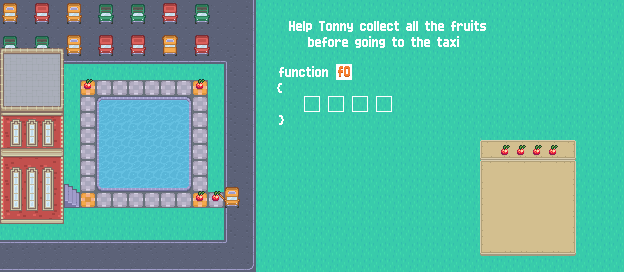

Below is a game level as drawn by its tile map, then a one-line description and the .tmx that defines it (tile-layer data replaced by summaries):
An orthogonal 39x17 tile map with 16x16 px tiles, 26 tile layers (info, background, text, path, ...), 2 hidden layers not drawn, 2 tilesets and 19 objects (grass1, grass2, grass3, grass4, grass5, ...).

<map version="1.2" tiledversion="2020.01.22" orientation="orthogonal" renderorder="right-down" compressionlevel="-1" width="39" height="17" tilewidth="16" tileheight="16" infinite="0" nextlayerid="42" nextobjectid="27">
 <editorsettings>
  <export target="5.lua" format="lua" />
 </editorsettings>
 <tileset firstgid="1" name="test" tilewidth="16" tileheight="16" tilecount="486" columns="27">
  <image source="../tileset/Tilemap/test.png" width="432" height="288" />
 </tileset>
 <tileset firstgid="487" name="functionsTextTiles" tilewidth="16" tileheight="16" tilecount="900" columns="30">
  <image source="../graphics/functionsTextTiles.png" width="480" height="480" />
 </tileset>
 <layer id="26" name="info" width="39" height="17">
  <properties>
   <property name="F0" type="int" value="4" />
   <property name="F1" type="int" value="0" />
   <property name="blueTile" type="bool" value="false" />
   <property name="door" type="bool" value="true" />
   <property name="face" value="right" />
   <property name="fruit" type="bool" value="true" />
   <property name="fruitsTotal" type="int" value="4" />
   <property name="grass" type="bool" value="true" />
   <property name="greyTile" type="bool" value="false" />
   <property name="numFunc" type="int" value="1" />
   <property name="totalSize" type="int" value="4" />
   <property name="yellowTile" type="bool" value="true" />
  </properties>
  <data>[663 cells, 0 non-empty, 0 distinct tile ids]</data>
 </layer>
 <layer id="1" name="background" width="39" height="17">
  <data>[663 cells, 663 non-empty, 3 distinct tile ids]</data>
 </layer>
 <layer id="21" name="text" width="39" height="17">
  <data>[663 cells, 65 non-empty, 62 distinct tile ids]</data>
 </layer>
 <layer id="41" name="text" width="39" height="17" visible="0" offsetx="8.47576" offsety="0.0191919">
  <data>[663 cells, 2 non-empty, 1 distinct tile ids]</data>
 </layer>
 <layer id="2" name="path" width="39" height="17">
  <data>[663 cells, 31 non-empty, 3 distinct tile ids]</data>
 </layer>
 <layer id="22" name="yellowTile1" width="39" height="17">
  <data>[663 cells, 1 non-empty, 1 distinct tile ids]</data>
 </layer>
 <layer id="33" name="buttonsSecondRow" width="39" height="17">
  <properties>
   <property name="blue" value="blueTile" />
   <property name="yellow" value="yellowTile" />
  </properties>
  <data>[663 cells, 0 non-empty, 0 distinct tile ids]</data>
 </layer>
 <layer id="34" name="buttonsThirdRow" width="39" height="17">
  <properties>
   <property name="paint" value="paint grey" />
  </properties>
  <data>[663 cells, 0 non-empty, 0 distinct tile ids]</data>
 </layer>
 <layer id="23" name="yellowTile2" width="39" height="17">
  <data>[663 cells, 1 non-empty, 1 distinct tile ids]</data>
 </layer>
 <layer id="24" name="yellowTile3" width="39" height="17">
  <data>[663 cells, 1 non-empty, 1 distinct tile ids]</data>
 </layer>
 <layer id="25" name="yellowTile4" width="39" height="17">
  <data>[663 cells, 1 non-empty, 1 distinct tile ids]</data>
 </layer>
 <layer id="8" name="water" width="39" height="17">
  <data>[663 cells, 36 non-empty, 8 distinct tile ids]</data>
 </layer>
 <layer id="9" name="street" width="39" height="17">
  <data>[663 cells, 62 non-empty, 6 distinct tile ids]</data>
 </layer>
 <layer id="14" name="parking" width="39" height="17">
  <data>[663 cells, 62 non-empty, 4 distinct tile ids]</data>
 </layer>
 <layer id="10" name="car" width="39" height="17">
  <data>[663 cells, 4 non-empty, 4 distinct tile ids]</data>
 </layer>
 <layer id="35" name="close_door" width="39" height="17" visible="0">
  <data>[663 cells, 3 non-empty, 3 distinct tile ids]</data>
 </layer>
 <layer id="15" name="cars2" width="39" height="17" offsetx="2.66667" offsety="-8.66667">
  <data>[663 cells, 28 non-empty, 8 distinct tile ids]</data>
 </layer>
 <layer id="13" name="house" width="39" height="17" offsetx="0" offsety="16">
  <data>[663 cells, 44 non-empty, 21 distinct tile ids]</data>
 </layer>
 <layer id="12" name="houseDetails" width="39" height="17" offsetx="-8" offsety="5">
  <data>[663 cells, 15 non-empty, 3 distinct tile ids]</data>
 </layer>
 <layer id="16" name="fruit1" width="39" height="17" offsetx="0.5" offsety="-4">
  <data>[663 cells, 1 non-empty, 1 distinct tile ids]</data>
 </layer>
 <layer id="17" name="fruit2" width="39" height="17" offsetx="0.5" offsety="-4">
  <data>[663 cells, 1 non-empty, 1 distinct tile ids]</data>
 </layer>
 <layer id="18" name="fruit3" width="39" height="17" offsetx="0.5" offsety="-4">
  <data>[663 cells, 1 non-empty, 1 distinct tile ids]</data>
 </layer>
 <layer id="20" name="fruit4" width="39" height="17" offsetx="0.5" offsety="-4">
  <data>[663 cells, 1 non-empty, 1 distinct tile ids]</data>
 </layer>
 <layer id="36" name="buttons" width="39" height="17">
  <data>[663 cells, 48 non-empty, 48 distinct tile ids]</data>
 </layer>
 <layer id="37" name="apple1" width="39" height="17" offsetx="1.81818" offsety="-2.54545">
  <data>[663 cells, 1 non-empty, 1 distinct tile ids]</data>
 </layer>
 <layer id="38" name="apple2" width="39" height="17" offsetx="1.81818" offsety="-2.54545">
  <data>[663 cells, 1 non-empty, 1 distinct tile ids]</data>
 </layer>
 <layer id="39" name="apple3" width="39" height="17" offsetx="1.81818" offsety="-2.54545">
  <data>[663 cells, 1 non-empty, 1 distinct tile ids]</data>
 </layer>
 <layer id="40" name="apple4" width="39" height="17" offsetx="1.81818" offsety="-2.54545">
  <data>[663 cells, 1 non-empty, 1 distinct tile ids]</data>
 </layer>
 <objectgroup id="27" name="grass" visible="0">
  <properties>
   <property name="numObjects" type="int" value="5" />
  </properties>
  <object id="1" name="grass1" x="-3.63636" y="0.727273" width="77.6667" height="271.333" />
  <object id="4" name="grass2" x="0" y="0" width="256" height="72.0909" />
  <object id="5" name="grass3" x="-0.753773" y="212.886" width="257.508" height="59.1136" />
  <object id="6" name="grass4" x="214.167" y="0" width="41.8333" height="184.917" />
  <object id="8" name="grass5" x="102.75" y="102.167" width="80.6667" height="81.0833" />
 </objectgroup>
 <objectgroup id="28" name="player" visible="0">
  <object id="7" name="player" x="80" y="192" width="16" height="16" />
 </objectgroup>
 <objectgroup id="29" name="yellowTile" visible="0">
  <properties>
   <property name="numObjects" type="int" value="4" />
  </properties>
  <object id="9" name="yellowTile1" x="84.4602" y="203.168" width="1.26705" height="1.01364" />
  <object id="11" name="yellowTile2" x="204.261" y="199.443" width="0.454545" height="0.272727" />
  <object id="13" name="yellowTile3" x="201.166" y="83.2885" width="0.363636" height="0.272727" />
  <object id="14" name="yellowTile4" x="83.2813" y="89.4375" width="0.5" height="0.375" />
 </objectgroup>
 <objectgroup id="30" name="fruit" visible="0">
  <properties>
   <property name="numObjects" type="int" value="4" />
  </properties>
  <object id="16" name="fruit1" x="204.326" y="198.618" width="0.377778" height="0.266667" />
  <object id="17" name="fruit2" x="199.52" y="83.2052" width="0.25" height="0.25" />
  <object id="18" name="fruit3" x="83.519" y="85.4212" width="0.26087" height="0.26087" />
  <object id="19" name="fruit4" x="215.688" y="198" width="0.875" height="0.625" />
 </objectgroup>
 <objectgroup id="31" name="end" visible="0">
  <object id="20" name="end" x="224" y="192" width="16" height="16" />
 </objectgroup>
 <objectgroup id="32" name="answer" visible="0">
  <properties>
   <property name="numObjects" type="int" value="4" />
  </properties>
  <object id="22" name="answer1" x="304" y="96" width="16" height="16" />
  <object id="23" name="answer2" x="328.406" y="95.8125" width="16" height="16" />
  <object id="24" name="answer3" x="351.957" y="96.0145" width="16" height="16" />
  <object id="25" name="answer4" x="376.515" y="95.9162" width="16" height="16" />
 </objectgroup>
</map>
